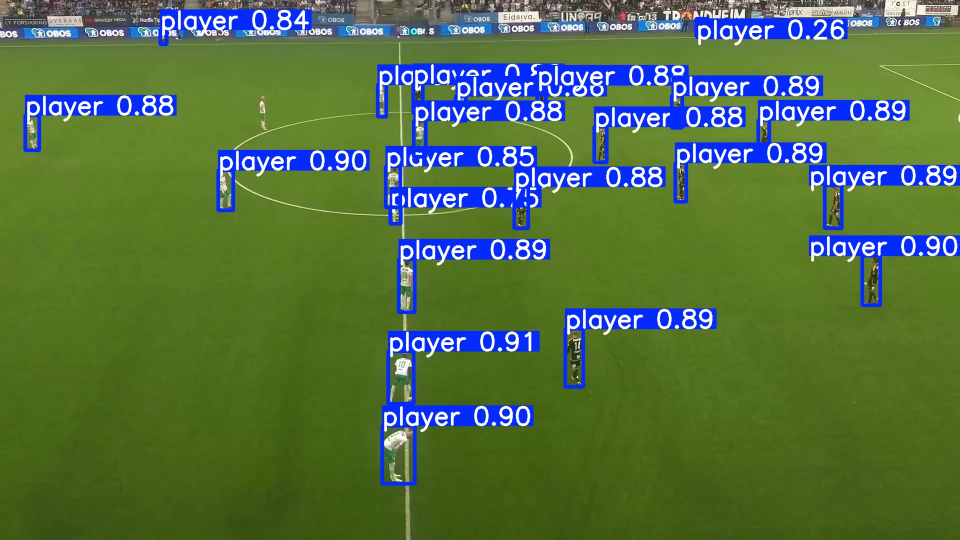
#> input picture datasets/runs/detect/predict/000003.jpg, 1920 x 1080 px (shown at 1/2 size)
$ python -i main.py   (imports and definitions only)
#> lines starting #> are read from the running program, lines starting #| are printed output that depends on the picture; after the words box and inside, x2 and y2 are one past the last pixel; in counts of white or black regions, pixels touching at a corner belong together
#> further down, picture is the input picture: shape (1080, 1920, 3); mean B, G, R 68.7, 112.7, 84.5
import cv2
import numpy as np
import sys
from ultralytics import YOLO
from sklearn.cluster import KMeans

def get_grass_color(img):
    """
    Finds the color of the grass in the background of the image

    Args:
        img: np.array object of shape (WxHx3) that represents the BGR value of the
        frame pixels .

    Returns:
        grass_color
            Tuple of the BGR value of the grass color in the image
    """
    # Convert image to HSV color space
    hsv = cv2.cvtColor(img, cv2.COLOR_BGR2HSV)
#> hsv: shape (1080, 1920, 3); mean H, S, V 52.7, 173.1, 133.2

    # Define range of green color in HSV
    lower_green = np.array([30, 40, 40])
    upper_green = np.array([80, 255, 255])

    # Threshold the HSV image to get only green colors
    mask = cv2.inRange(hsv, lower_green, upper_green)
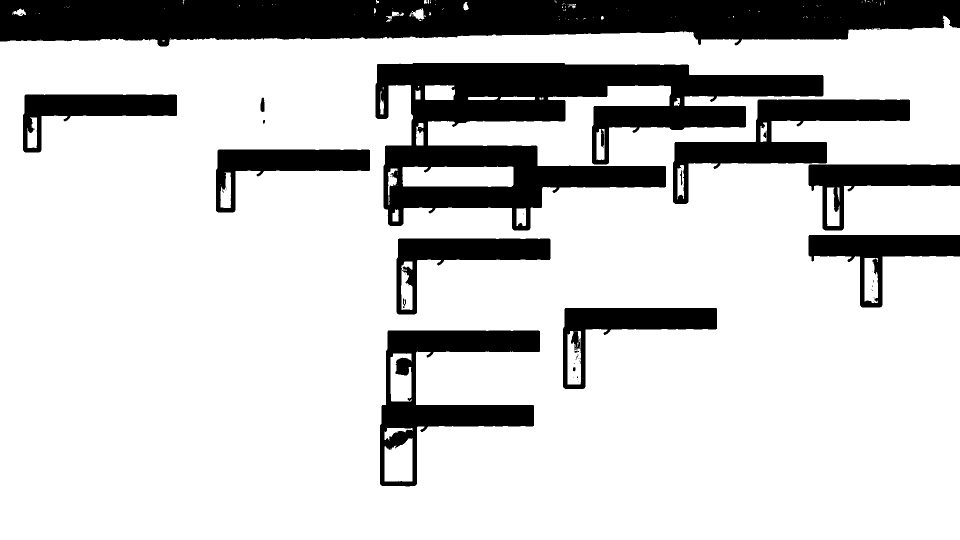
#> mask: shape (1080, 1920) (shown at 1/2 size); 79.9% white; 54 black regions (38 under 20 px), largest, box (x1, y1, x2, y2) and area: (0, 0, 1920, 93) 139889, (751, 126, 1647, 461) 121442, (760, 661, 1080, 973) 33780

    # Calculate the mean value of the pixels that are not masked
    masked_img = cv2.bitwise_and(img, img, mask=mask)
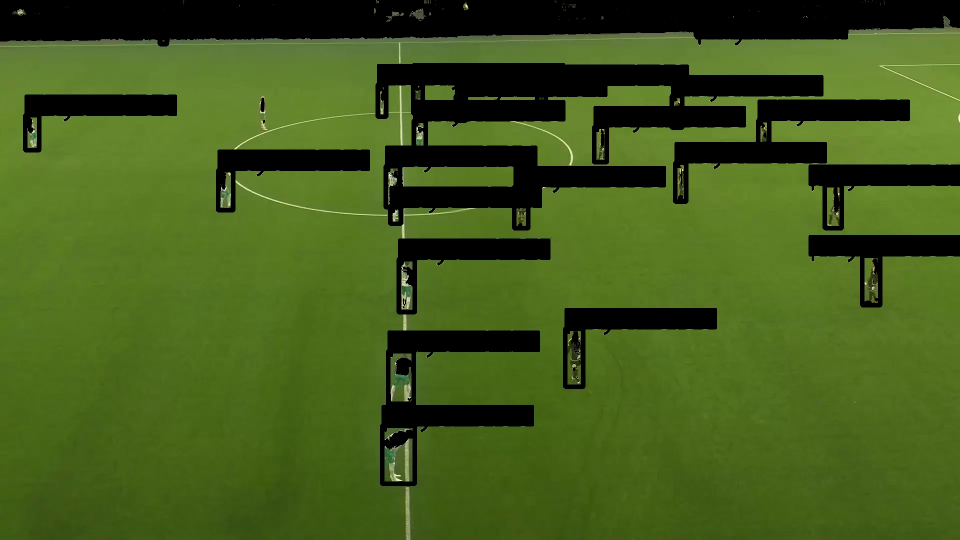
#> masked_img: shape (1080, 1920, 3) (shown at 1/2 size); mean B, G, R 27.1, 91.1, 67
    grass_color = cv2.mean(img, mask=mask)
#> grass_color = (33.99, 114, 83.87, 0)
    return grass_color[:3]

# [230 lines left out: functions get_players_boxes, get_kits_colors, get_kits_classifier, classify_kits, get_left_team_label, annotate_video, not called in this run]

# [16 lines not run here, left out]

>>> import cv2
>>> picture = cv2.imread('datasets/runs/detect/predict/000003.jpg')
>>> result = get_grass_color(picture)
#> result = (33.99, 114, 83.87)

$ run again, on datasets/runs/detect/predict/000011.jpg
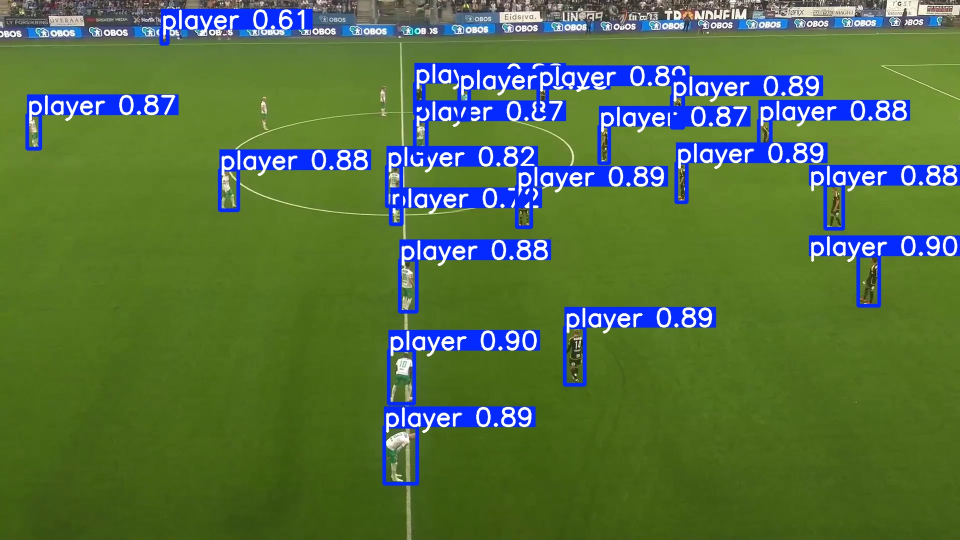
#> input picture datasets/runs/detect/predict/000011.jpg, 1920 x 1080 px (shown at 1/2 size)
#> picture is the input picture: shape (1080, 1920, 3); mean B, G, R 67.2, 112.9, 84.6
#> hsv: shape (1080, 1920, 3); mean H, S, V 52.3, 172.7, 132.2
#> in get_grass_color, `mask = cv2.inRange(hsv, lower_green, upper_green)`:
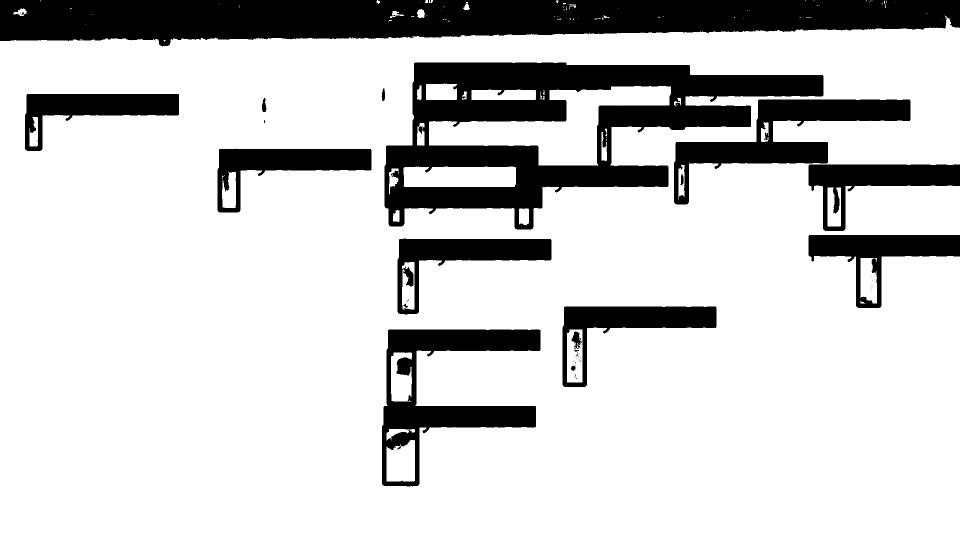
#> mask: shape (1080, 1920) (shown at 1/2 size); 80.5% white; 50 black regions (34 under 20 px), largest, box (x1, y1, x2, y2) and area: (0, 0, 1920, 93) 134278, (769, 125, 1647, 459) 113391, (764, 659, 1081, 973) 33992
#> in get_grass_color, `masked_img = cv2.bitwise_and(img, img, mask=mask)`:
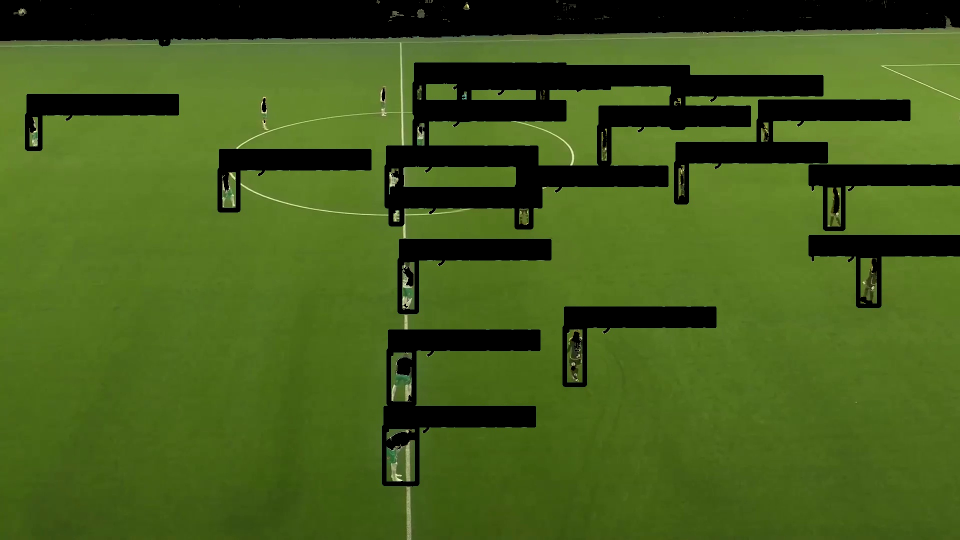
#> masked_img: shape (1080, 1920, 3) (shown at 1/2 size); mean B, G, R 27.4, 91.8, 67.5
#> grass_color = (34.08, 114.1, 83.89, 0)
#> result = (34.08, 114.1, 83.89)
